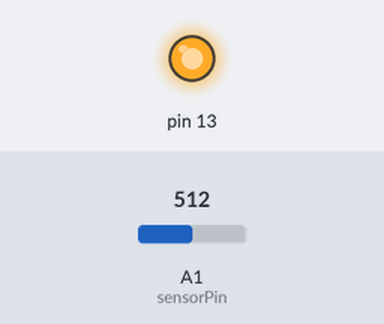
A sketch run on a simulated Arduino Uno, built with avr-gcc and run on an emulated ATmega328P. Parts: output pins drawn as LEDs (lit = HIGH). Inputs (shaded band) come from the test bench; at power-on: A1 (sensorPin) = 512. What the sketch prints to the serial monitor is not drawn.

Above: at 0.1 s.
Timing chart, 0 to 1.6 s (numbered marks = the images above):
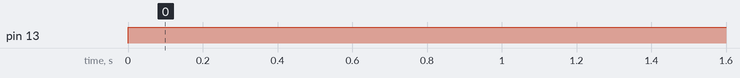

The sketch:

version_2.ino
```cpp
int sensorPin = A1; //define analog pin 2
int value = 0;
void setup() {
  Serial.begin(9600);
  pinMode(13, OUTPUT);
}
void loop() {
  value = analogRead(sensorPin);
  Serial.println(100000-value*100000, DEC);// light intensity
                // high values for bright environment
                // low values for dark environment
  digitalWrite(13, HIGH);
  delay(100);
//  value = (value *1023000)/1023;
//  Serial.println(value);
}
```

Measured:
- by itself, pin 13: LOW → HIGH at 0.00 s
